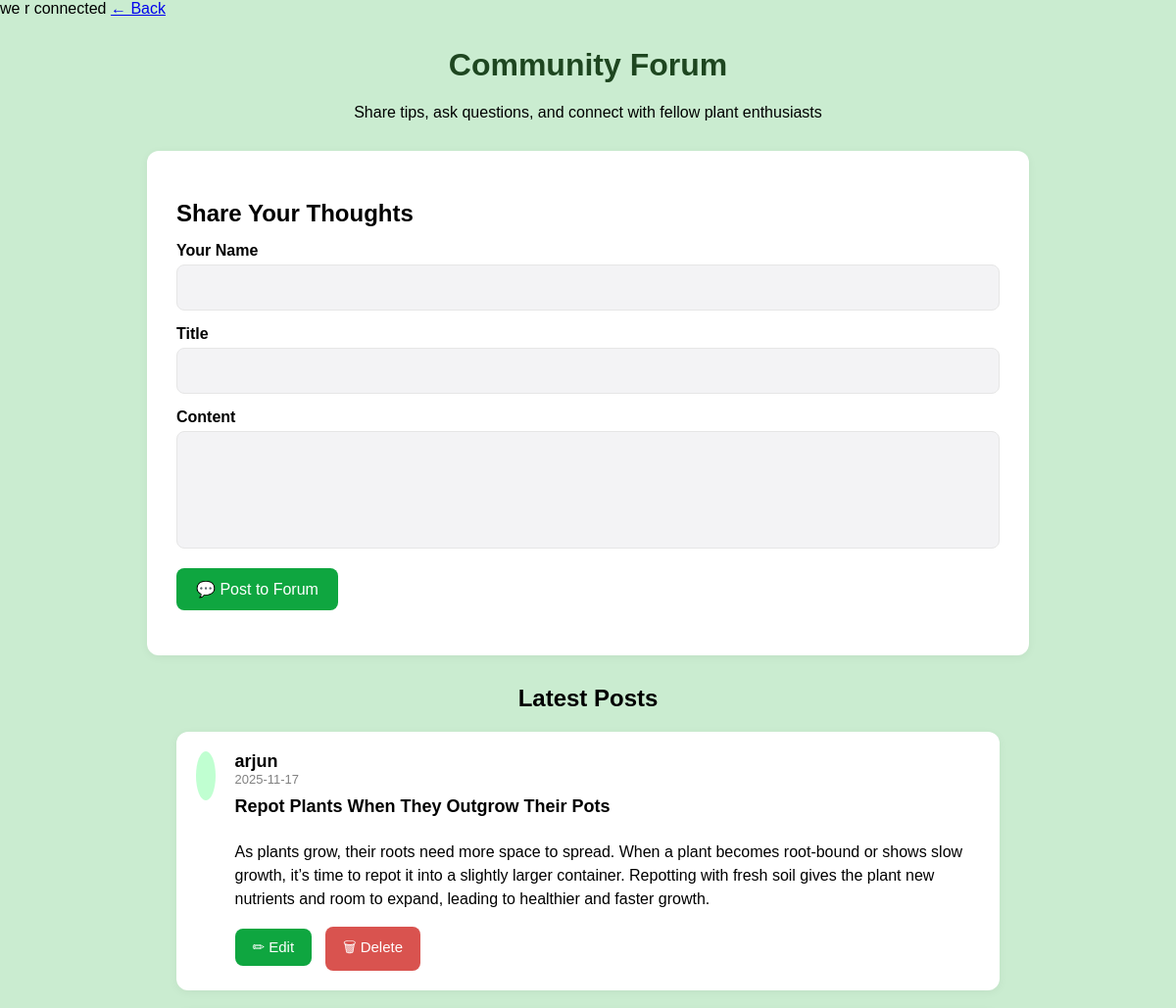
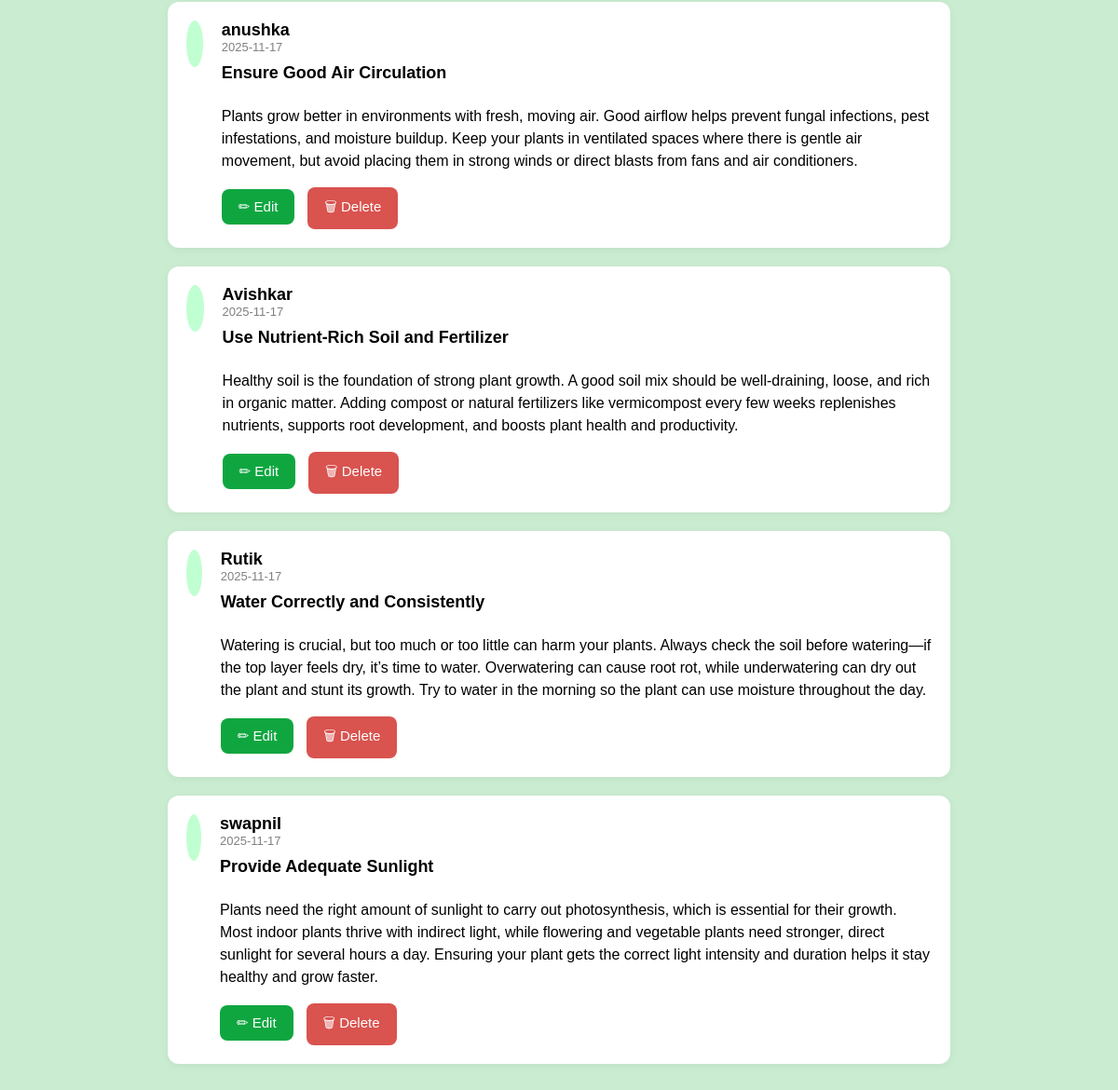
The page /community.php on the database its author committed (2 pictures, top to bottom).
### tables this page shows
CREATE TABLE `community` (
  `content_id` int(10) NOT NULL,
  `name` varchar(30) NOT NULL,
  `content_title` varchar(50) NOT NULL,
  `content_discription` text NOT NULL,
  `content_date` date NOT NULL
);

### community.php (the view, shortened to what this page needs)
<?php
include "db.php";
?>
<!DOCTYPE html>
<html>
<head>
    <link rel="stylesheet" href="community.css">
</head>
<body>
<a href="index.php" class="back-btn">← Back</a>
<div class="header">
    <h1>Community Forum</h1>
    <p>Share tips, ask questions, and connect with fellow plant enthusiasts</p>
</div>
<?php if (!isset($_GET['edit'])): ?>
<div class="form-container">
    <h2>Share Your Thoughts</h2>
    <form action="" method="POST">
        <label>Your Name</label>
        <input type="text" name="name" required>
        <label>Title</label>
        <input type="text" name="title" required>
        <label>Content</label>
        <textarea name="description" required></textarea>
        <button type="submit" name="submit" class="post-btn">💬 Post to Forum</button>
    </form>
</div>
<?php endif; ?>
<h2 style="text-align:center; margin-top:30px;">Latest Posts</h2>
<div class="posts">
<?php
$sql = "SELECT * FROM community ORDER BY content_id DESC";
$result = $conn->query($sql);
if ($result->num_rows > 0) {
    while ($row = $result->fetch_assoc()) {
        echo "
        <div class='post-card'>
            <div class='avatar'></div>
            <div class='post-content'>
                <h3>" . $row['name'] . "</h3>
                <span class='date'>" . $row['content_date'] . "</span>
                <h4>" . $row['content_title'] . "</h4>
                <p>" . $row['content_discription'] . "</p>
                <div class='post-footer'>
    <a class='action-btn edit-btn' href='?edit=" . $row['content_id'] . "'>✏ Edit</a>
    <a class='action-btn delete-btn'
       href='?delete=" . $row['content_id'] . "'
       onclick='return confirm(\"Are you sure you want to delete this post?\")'>
       🗑 Delete
    </a>
</div>
            </div>
        </div>
        ";
    }
} else {
    echo "<p style='text-align:center;'>No posts yet.</p>";
}
?>
</div>
</body>
</html>

### community.css (style rules this page uses)
body { font-family: Arial, sans-serif; background: #caecd0; margin: 0; padding: 0; }
.header { text-align: center; margin-top: 30px; }
.header h1 { color: #1e4620; }
.form-container { background:white; width: 70%; max-width: 900px; margin: 30px auto; padding: 30px; border-radius: 12px; box-shadow: 0 2px 10px rgba(0,0,0,0.05); }
.form-container h2 { margin-bottom: 15px; }
label { display: block; margin-top: 15px; font-weight: bold; }
input, textarea { width: 100%; padding: 14px; border: 1px solid #e6e6e6; border-radius: 8px; margin-top: 5px; resize: none; font-size: 15px; background: #f3f3f5; }
textarea { height: 120px; }
.post-btn { margin-top: 20px; background: #0fa640; color: white; padding: 12px 20px; border: none; border-radius: 8px; cursor: pointer; font-size: 16px; }
.posts { width: 70%; max-width: 900px; margin: 20px auto 50px; }
.post-card { background: white; display: flex; padding: 20px; border-radius: 12px; box-shadow: 0 2px 10px rgba(0,0,0,0.05); margin-bottom: 20px; }
.avatar { width: 50px; height: 50px; background: #c0ffd1; border-radius: 50%; margin-right: 20px; }
.post-content h3 { margin: 0; font-size: 18px; }
.date { color: gray; font-size: 13px; }
.post-content h4 { margin-top: 10px; font-size: 18px; }
.post-content p { margin-top: 8px; line-height: 1.5; }
.post-footer { margin-top: 15px; font-size: 14px; color: gray; }
.action-btn { display: inline-block; padding: 10px 18px; border-radius: 8px; font-size: 15px; text-decoration: none; color: white; border: none; cursor: pointer; margin-right: 10px; }
.edit-btn { background-color: #0fa640; }
.delete-btn { background-color: #d9534f; }
.post-footer { margin-top: 15px; }

### rows shown on the page
community: name "arjun", content_date "2025-11-17", content_title "Repot Plants When They Outgrow Their Pots", content_discription "As plants grow, their roots need more space to spread. When a plant becomes root-bound or shows slow growth, it’s time to repot it into a slightly larger container. Repotting with fresh soil gives the plant new nutrients and room to expand, leading to healthier and faster growth."
community: name "anushka", content_date "2025-11-17", content_title "Ensure Good Air Circulation", content_discription "Plants grow better in environments with fresh, moving air. Good airflow helps prevent fungal infections, pest infestations, and moisture buildup. Keep your plants in ventilated spaces where there is gentle air movement, but avoid placing them in strong winds or direct blasts from fans and air conditioners."
community: name "Avishkar", content_date "2025-11-17", content_title "Use Nutrient-Rich Soil and Fertilizer", content_discription "Healthy soil is the foundation of strong plant growth. A good soil mix should be well-draining, loose, and rich in organic matter. Adding compost or natural fertilizers like vermicompost every few weeks replenishes nutrients, supports root development, and boosts plant health and productivity."
community: name "Rutik", content_date "2025-11-17", content_title "Water Correctly and Consistently", content_discription "Watering is crucial, but too much or too little can harm your plants. Always check the soil before watering—if the top layer feels dry, it’s time to water. Overwatering can cause root rot, while underwatering can dry out the plant and stunt its growth. Try to water in the morning so the plant can use moisture throughout the day."
community: name "swapnil", content_date "2025-11-17", content_title "Provide Adequate Sunlight", content_discription "Plants need the right amount of sunlight to carry out photosynthesis, which is essential for their growth. Most indoor plants thrive with indirect light, while flowering and vegetable plants need stronger, direct sunlight for several hours a day. Ensuring your plant gets the correct light intensity and duration helps it stay healthy and grow faster."
